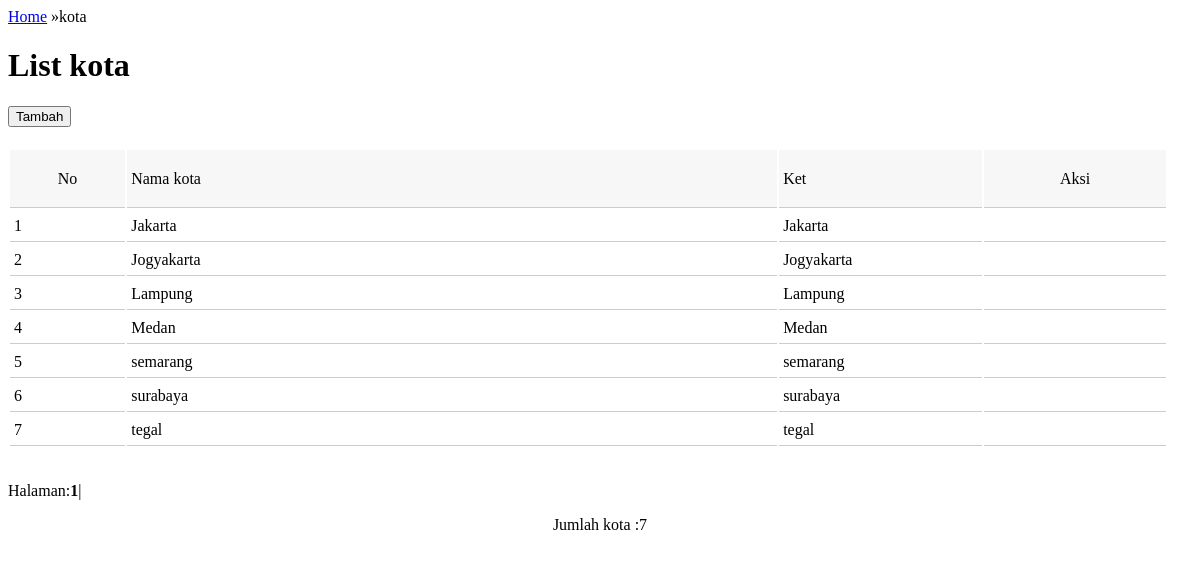
Page /admin/kota/kota.php on the committed database.
### tables this page shows
CREATE TABLE `kota` (
  `id_kota` int(11) NOT NULL,
  `nm_kota` varchar(50) NOT NULL,
  `ket_kota` varchar(50) NOT NULL
);

### admin/kota/kota.php (the view, shortened to what this page needs)
<div class="col10 scrumb"><a href="home.php">Home</a> &raquo;kota </div>
	<div class="tab-container">
<div class="tab tab-1">
				<h1>List kota</h1>
				<p>
<h1><a href="home.php?page=tambah_kota"><button class="btn btn-blue"><i class="fa fa-plus"></i> Tambah</button></a></h1>
<table class="my-table">
  <thead>
  <tr>
    <td width="59" height="58"><div align="center">No</div></td>
    <td width="370">Nama kota</td>
    <td width="110">Ket</td>
    <td><div align="center">Aksi</div></td>
    </tr>
    </thead>
<?php
$no=1;
$batas=15;
$halaman=isset($_GET['halaman'])?$_GET['halaman']:'';
if(empty($halaman))
{
$posisi=0;
$halaman=1;
}
else
{
$posisi=($halaman-1)*$batas;
}
$tampil="select*from kota order by nm_kota LIMIT $posisi,$batas";
$hasil=mysql_query($tampil);
while($row=mysql_fetch_array($hasil))
{
 ?>
 <tr>
      <td height="32"><div align="left"> <?php echo $no ?></div><div align="center"></div></td>
    <td><div align="left"><?php echo $row['nm_kota']; ?></div></td>
    <td><div align="left"><?php echo substr($row['ket_kota'],0,100); ?></div></td>
    <td width="98"></td>
    </tr>
   <?php $no++; } ?>
</table>
  <p>
  <?php
	echo"<br>Halaman:";
	$tampil2="select*from kota order by nm_kota";
	$hasil2=mysql_query($tampil2);
	$jmldata=mysql_num_rows($hasil2);
	$jmlhalaman=ceil($jmldata/$batas);
	for($i=1;$i<=$jmlhalaman;$i++)
	if($i!=$halaman)
	{
	echo"<a href=home.php?page=kota&halaman=$i>$i</a>|";
	}
	else
	{
	echo"<b>$i</b>|";
	}
	?>
</p> <center>
   Jumlah  kota	:<?php echo $jmldata;?>
</center>
                </p>
			</div>
</div>

### admin/kota/kota.php (style rules this page uses)
.my-table { width:98%; }
.my-table thead { background-color:#f7f7f7; }
.my-table td { padding:4px 4px; border-bottom:1px #CCC solid; }

### rows in the picture
kota: nm_kota "Jakarta", ket_kota "Jakarta"
kota: nm_kota "Jogyakarta", ket_kota "Jogyakarta"
kota: nm_kota "Lampung", ket_kota "Lampung"
kota: nm_kota "Medan", ket_kota "Medan"
kota: nm_kota "semarang", ket_kota "semarang"
kota: nm_kota "surabaya", ket_kota "surabaya"
kota: nm_kota "tegal", ket_kota "tegal"

### other values in the picture
$jmldata "7"
